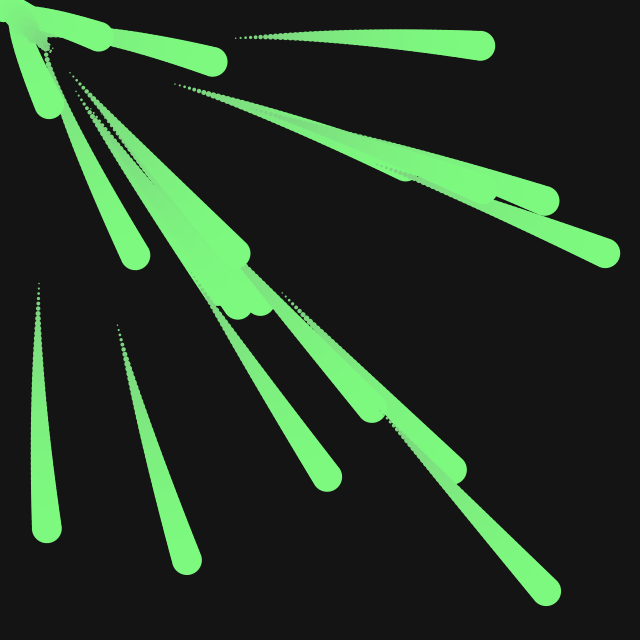
Frame 1 (no input)
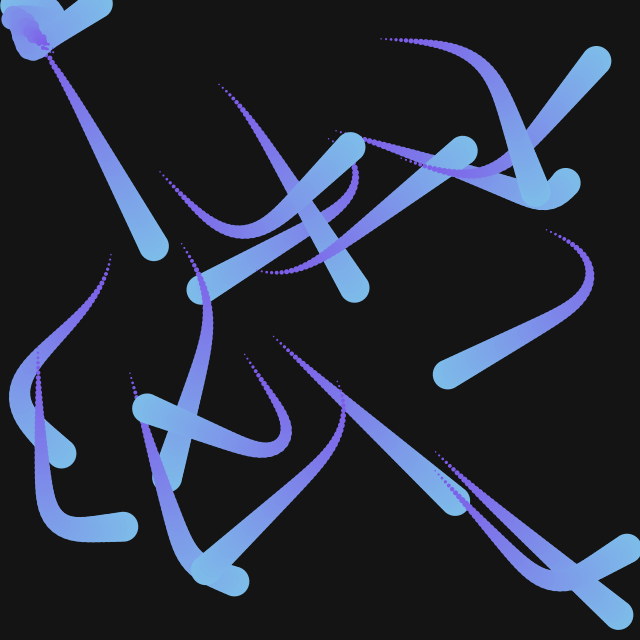
Frame 60 (the mouse pressed at the canvas centre just before this capture)
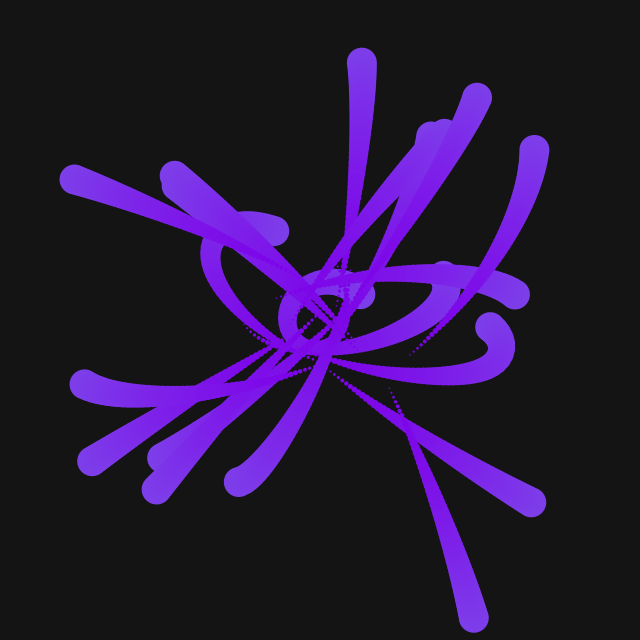
Frame 120 (the mouse held since frame 60 and released just before this capture)

The Processing sketch that drew these frames (run headless with seeded random() and noise(); from frame 60 on, the mouse is pressed at the canvas centre):

// Processing sketch: processing_180876
// ── processing_180876.pde

ArrayList snakes = new ArrayList();

void setup() {
  size(640, 640);
  noStroke();
  for (int i = 0; i < 20; i++) {
    snakes.add(new Snake(new PVector(random(width), random(height))));
  }
}

void draw() {
  background(20);
  for (int i = 0; i < snakes.size (); i++) {
    Snake s = (Snake) snakes.get(i);
    s.draw();
    s.boundary();
  }
}

class Snake {

  int segAmount = 50;
  float segLength = 5, startAngle;
  
  PVector[] pos = new PVector[segAmount];
  PVector loc, vel, acc;
  
  Snake(PVector loc) {
    this.loc = loc;
    vel = new PVector((1-random(2)), (1-random(2)));
    vel.mult(4);
    acc = new PVector();
    for(int i = 0; i < segAmount; i++){
      pos[i] = new PVector(i, i); 
    }
  }

  void draw() {
    PVector m = new PVector(mouseX, mouseY);
    if (mousePressed) {
      PVector d = PVector.sub(m, loc);
      d.normalize();
      d.mult(0.5);
      acc = d;
    }
    vel.add(acc);
    loc.add(vel);
    acc.mult(0);
    
    dragSegment(0, loc);
    for (int i = 0; i < pos.length-1; i++) {
      dragSegment(i+1, pos[i]);
    }
  }

  void dragSegment(int i, PVector loc) {
    float angle = atan2(loc.y - pos[i].y, loc.x - pos[i].x);  
    pos[i].x = loc.x - cos(angle) * segLength;
    pos[i].y = loc.y - sin(angle) * segLength;
    
    pushMatrix();
    translate(pos[i].x, pos[i].y);
    rotate(angle);
    fill(125, 125+sin(radians(90+i+frameCount))*125, 125+sin(radians(frameCount))*125);
    float r = map(i, 0, segAmount, 30, 1);
    ellipse(0, 0, r, r);
    popMatrix();
  }

  void boundary() {
    if (loc.x < 0) vel.x *= -1;
    if (loc.x > width) vel.x *= -1;
    if (loc.y < 0) vel.y *= -1;
    if (loc.y > height) vel.y *= -1;
  }
}
